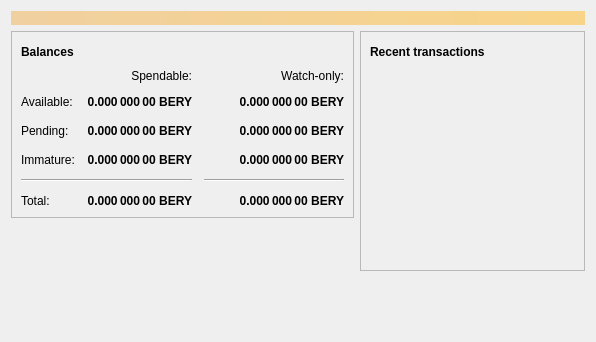
<?xml version="1.0" encoding="UTF-8"?>
<ui version="4.0">
 <class>OverviewPage</class>
 <widget class="QWidget" name="OverviewPage">
  <property name="geometry">
   <rect>
    <x>0</x>
    <y>0</y>
    <width>596</width>
    <height>342</height>
   </rect>
  </property>
  <property name="windowTitle">
   <string>Form</string>
  </property>
  <layout class="QVBoxLayout" name="topLayout">
   <item>
    <widget class="QLabel" name="labelAlerts">
     <property name="visible">
      <bool>false</bool>
     </property>
     <property name="styleSheet">
      <string notr="true">QLabel { background-color: qlineargradient(x1: 0, y1: 0, x2: 1, y2: 0, stop:0 #F0D0A0, stop:1 #F8D488); color:#000000; }</string>
     </property>
     <property name="wordWrap">
      <bool>true</bool>
     </property>
     <property name="margin">
      <number>3</number>
     </property>
     <property name="textInteractionFlags">
      <set>Qt::TextSelectableByMouse</set>
     </property>
    </widget>
   </item>
   <item>
    <layout class="QHBoxLayout" name="horizontalLayout" stretch="1,1">
     <item>
      <layout class="QVBoxLayout" name="verticalLayout_2">
       <item>
        <widget class="QFrame" name="frame">
         <property name="frameShape">
          <enum>QFrame::StyledPanel</enum>
         </property>
         <property name="frameShadow">
          <enum>QFrame::Raised</enum>
         </property>
         <layout class="QVBoxLayout" name="verticalLayout_4">
          <item>
           <layout class="QHBoxLayout" name="horizontalLayout_4">
            <item>
             <widget class="QLabel" name="label_5">
              <property name="font">
               <font>
                <weight>75</weight>
                <bold>true</bold>
               </font>
              </property>
              <property name="text">
               <string>Balances</string>
              </property>
             </widget>
            </item>
            <item>
             <widget class="QPushButton" name="labelWalletStatus">
              <property name="enabled">
               <bool>false</bool>
              </property>
              <property name="maximumSize">
               <size>
                <width>30</width>
                <height>16777215</height>
               </size>
              </property>
              <property name="toolTip">
               <string>The displayed information may be out of date. Your wallet automatically synchronizes with the Berycoin network after a connection is established, but this process has not completed yet.</string>
              </property>
              <property name="text">
               <string/>
              </property>
              <property name="icon">
               <iconset resource="../bitcoin.qrc">
                <normaloff>:/icons/warning</normaloff>
                <disabledoff>:/icons/warning</disabledoff>:/icons/warning</iconset>
              </property>
              <property name="iconSize">
               <size>
                <width>24</width>
                <height>24</height>
               </size>
              </property>
              <property name="flat">
               <bool>true</bool>
              </property>
             </widget>
            </item>
            <item>
             <spacer name="horizontalSpacer_3">
              <property name="orientation">
               <enum>Qt::Horizontal</enum>
              </property>
              <property name="sizeHint" stdset="0">
               <size>
                <width>40</width>
                <height>20</height>
               </size>
              </property>
             </spacer>
            </item>
           </layout>
          </item>
          <item>
           <layout class="QGridLayout" name="gridLayout">
            <property name="spacing">
             <number>12</number>
            </property>
            <item row="2" column="2">
             <widget class="QLabel" name="labelWatchPending">
              <property name="font">
               <font>
                <weight>75</weight>
                <bold>true</bold>
               </font>
              </property>
              <property name="cursor">
               <cursorShape>IBeamCursor</cursorShape>
              </property>
              <property name="toolTip">
               <string>Unconfirmed transactions to watch-only addresses</string>
              </property>
              <property name="text">
               <string notr="true">0.000 000 00 BERY</string>
              </property>
              <property name="alignment">
               <set>Qt::AlignRight|Qt::AlignTrailing|Qt::AlignVCenter</set>
              </property>
              <property name="textInteractionFlags">
               <set>Qt::LinksAccessibleByMouse|Qt::TextSelectableByKeyboard|Qt::TextSelectableByMouse</set>
              </property>
             </widget>
            </item>
            <item row="2" column="1">
             <widget class="QLabel" name="labelUnconfirmed">
              <property name="font">
               <font>
                <weight>75</weight>
                <bold>true</bold>
               </font>
              </property>
              <property name="cursor">
               <cursorShape>IBeamCursor</cursorShape>
              </property>
              <property name="toolTip">
               <string>Total of transactions that have yet to be confirmed, and do not yet count toward the spendable balance</string>
              </property>
              <property name="text">
               <string notr="true">0.000 000 00 BERY</string>
              </property>
              <property name="alignment">
               <set>Qt::AlignRight|Qt::AlignTrailing|Qt::AlignVCenter</set>
              </property>
              <property name="textInteractionFlags">
               <set>Qt::LinksAccessibleByMouse|Qt::TextSelectableByKeyboard|Qt::TextSelectableByMouse</set>
              </property>
             </widget>
            </item>
            <item row="3" column="2">
             <widget class="QLabel" name="labelWatchImmature">
              <property name="font">
               <font>
                <weight>75</weight>
                <bold>true</bold>
               </font>
              </property>
              <property name="cursor">
               <cursorShape>IBeamCursor</cursorShape>
              </property>
              <property name="toolTip">
               <string>Mined balance in watch-only addresses that has not yet matured</string>
              </property>
              <property name="text">
               <string notr="true">0.000 000 00 BERY</string>
              </property>
              <property name="alignment">
               <set>Qt::AlignRight|Qt::AlignTrailing|Qt::AlignVCenter</set>
              </property>
              <property name="textInteractionFlags">
               <set>Qt::LinksAccessibleByMouse|Qt::TextSelectableByKeyboard|Qt::TextSelectableByMouse</set>
              </property>
             </widget>
            </item>
            <item row="4" column="0" colspan="2">
             <widget class="Line" name="line">
              <property name="orientation">
               <enum>Qt::Horizontal</enum>
              </property>
             </widget>
            </item>
            <item row="4" column="2">
             <widget class="Line" name="lineWatchBalance">
              <property name="sizePolicy">
               <sizepolicy hsizetype="Preferred" vsizetype="Fixed">
                <horstretch>0</horstretch>
                <verstretch>0</verstretch>
               </sizepolicy>
              </property>
              <property name="minimumSize">
               <size>
                <width>140</width>
                <height>0</height>
               </size>
              </property>
              <property name="orientation">
               <enum>Qt::Horizontal</enum>
              </property>
             </widget>
            </item>
            <item row="5" column="0">
             <widget class="QLabel" name="labelTotalText">
              <property name="text">
               <string>Total:</string>
              </property>
             </widget>
            </item>
            <item row="3" column="1">
             <widget class="QLabel" name="labelImmature">
              <property name="font">
               <font>
                <weight>75</weight>
                <bold>true</bold>
               </font>
              </property>
              <property name="cursor">
               <cursorShape>IBeamCursor</cursorShape>
              </property>
              <property name="toolTip">
               <string>Mined balance that has not yet matured</string>
              </property>
              <property name="text">
               <string notr="true">0.000 000 00 BERY</string>
              </property>
              <property name="alignment">
               <set>Qt::AlignRight|Qt::AlignTrailing|Qt::AlignVCenter</set>
              </property>
              <property name="textInteractionFlags">
               <set>Qt::LinksAccessibleByMouse|Qt::TextSelectableByKeyboard|Qt::TextSelectableByMouse</set>
              </property>
             </widget>
            </item>
            <item row="2" column="3">
             <spacer name="horizontalSpacer_2">
              <property name="orientation">
               <enum>Qt::Horizontal</enum>
              </property>
              <property name="sizeHint" stdset="0">
               <size>
                <width>40</width>
                <height>20</height>
               </size>
              </property>
             </spacer>
            </item>
            <item row="3" column="0">
             <widget class="QLabel" name="labelImmatureText">
              <property name="text">
               <string>Immature:</string>
              </property>
             </widget>
            </item>
            <item row="5" column="1">
             <widget class="QLabel" name="labelTotal">
              <property name="font">
               <font>
                <weight>75</weight>
                <bold>true</bold>
               </font>
              </property>
              <property name="cursor">
               <cursorShape>IBeamCursor</cursorShape>
              </property>
              <property name="toolTip">
               <string>Your current total balance</string>
              </property>
              <property name="text">
               <string notr="true">0.000 000 00 BERY</string>
              </property>
              <property name="alignment">
               <set>Qt::AlignRight|Qt::AlignTrailing|Qt::AlignVCenter</set>
              </property>
              <property name="textInteractionFlags">
               <set>Qt::LinksAccessibleByMouse|Qt::TextSelectableByKeyboard|Qt::TextSelectableByMouse</set>
              </property>
             </widget>
            </item>
            <item row="5" column="2">
             <widget class="QLabel" name="labelWatchTotal">
              <property name="font">
               <font>
                <weight>75</weight>
                <bold>true</bold>
               </font>
              </property>
              <property name="cursor">
               <cursorShape>IBeamCursor</cursorShape>
              </property>
              <property name="toolTip">
               <string>Current total balance in watch-only addresses</string>
              </property>
              <property name="text">
               <string notr="true">0.000 000 00 BERY</string>
              </property>
              <property name="alignment">
               <set>Qt::AlignRight|Qt::AlignTrailing|Qt::AlignVCenter</set>
              </property>
              <property name="textInteractionFlags">
               <set>Qt::LinksAccessibleByMouse|Qt::TextSelectableByKeyboard|Qt::TextSelectableByMouse</set>
              </property>
             </widget>
            </item>
            <item row="0" column="2">
             <widget class="QLabel" name="labelWatchonly">
              <property name="text">
               <string>Watch-only:</string>
              </property>
              <property name="alignment">
               <set>Qt::AlignRight|Qt::AlignTrailing|Qt::AlignVCenter</set>
              </property>
             </widget>
            </item>
            <item row="1" column="0">
             <widget class="QLabel" name="labelBalanceText">
              <property name="text">
               <string>Available:</string>
              </property>
             </widget>
            </item>
            <item row="1" column="1">
             <widget class="QLabel" name="labelBalance">
              <property name="font">
               <font>
                <weight>75</weight>
                <bold>true</bold>
               </font>
              </property>
              <property name="cursor">
               <cursorShape>IBeamCursor</cursorShape>
              </property>
              <property name="toolTip">
               <string>Your current spendable balance</string>
              </property>
              <property name="text">
               <string notr="true">0.000 000 00 BERY</string>
              </property>
              <property name="alignment">
               <set>Qt::AlignRight|Qt::AlignTrailing|Qt::AlignVCenter</set>
              </property>
              <property name="textInteractionFlags">
               <set>Qt::LinksAccessibleByMouse|Qt::TextSelectableByKeyboard|Qt::TextSelectableByMouse</set>
              </property>
             </widget>
            </item>
            <item row="1" column="2">
             <widget class="QLabel" name="labelWatchAvailable">
              <property name="font">
               <font>
                <weight>75</weight>
                <bold>true</bold>
               </font>
              </property>
              <property name="cursor">
               <cursorShape>IBeamCursor</cursorShape>
              </property>
              <property name="toolTip">
               <string>Your current balance in watch-only addresses</string>
              </property>
              <property name="text">
               <string notr="true">0.000 000 00 BERY</string>
              </property>
              <property name="alignment">
               <set>Qt::AlignRight|Qt::AlignTrailing|Qt::AlignVCenter</set>
              </property>
              <property name="textInteractionFlags">
               <set>Qt::LinksAccessibleByMouse|Qt::TextSelectableByKeyboard|Qt::TextSelectableByMouse</set>
              </property>
             </widget>
            </item>
            <item row="2" column="0">
             <widget class="QLabel" name="labelPendingText">
              <property name="text">
               <string>Pending:</string>
              </property>
             </widget>
            </item>
            <item row="0" column="1">
             <widget class="QLabel" name="labelSpendable">
              <property name="text">
               <string>Spendable:</string>
              </property>
              <property name="alignment">
               <set>Qt::AlignRight|Qt::AlignTrailing|Qt::AlignVCenter</set>
              </property>
             </widget>
            </item>
           </layout>
          </item>
         </layout>
        </widget>
       </item>
       <item>
        <spacer name="verticalSpacer">
         <property name="orientation">
          <enum>Qt::Vertical</enum>
         </property>
         <property name="sizeHint" stdset="0">
          <size>
           <width>20</width>
           <height>40</height>
          </size>
         </property>
        </spacer>
       </item>
      </layout>
     </item>
     <item>
      <layout class="QVBoxLayout" name="verticalLayout_3">
       <item>
        <widget class="QFrame" name="frame_2">
         <property name="frameShape">
          <enum>QFrame::StyledPanel</enum>
         </property>
         <property name="frameShadow">
          <enum>QFrame::Raised</enum>
         </property>
         <layout class="QVBoxLayout" name="verticalLayout">
          <item>
           <layout class="QHBoxLayout" name="horizontalLayout_2">
            <item>
             <widget class="QLabel" name="label_4">
              <property name="font">
               <font>
                <weight>75</weight>
                <bold>true</bold>
               </font>
              </property>
              <property name="text">
               <string>Recent transactions</string>
              </property>
             </widget>
            </item>
            <item>
             <widget class="QPushButton" name="labelTransactionsStatus">
              <property name="enabled">
               <bool>false</bool>
              </property>
              <property name="maximumSize">
               <size>
                <width>30</width>
                <height>16777215</height>
               </size>
              </property>
              <property name="toolTip">
               <string>The displayed information may be out of date. Your wallet automatically synchronizes with the Berycoin network after a connection is established, but this process has not completed yet.</string>
              </property>
              <property name="text">
               <string/>
              </property>
              <property name="icon">
               <iconset resource="../bitcoin.qrc">
                <normaloff>:/icons/warning</normaloff>
                <disabledoff>:/icons/warning</disabledoff>:/icons/warning</iconset>
              </property>
              <property name="iconSize">
               <size>
                <width>24</width>
                <height>24</height>
               </size>
              </property>
              <property name="flat">
               <bool>true</bool>
              </property>
             </widget>
            </item>
            <item>
             <spacer name="horizontalSpacer">
              <property name="orientation">
               <enum>Qt::Horizontal</enum>
              </property>
              <property name="sizeHint" stdset="0">
               <size>
                <width>40</width>
                <height>20</height>
               </size>
              </property>
             </spacer>
            </item>
           </layout>
          </item>
          <item>
           <widget class="QListView" name="listTransactions">
            <property name="styleSheet">
             <string notr="true">QListView { background: transparent; }</string>
            </property>
            <property name="frameShape">
             <enum>QFrame::NoFrame</enum>
            </property>
            <property name="verticalScrollBarPolicy">
             <enum>Qt::ScrollBarAlwaysOff</enum>
            </property>
            <property name="horizontalScrollBarPolicy">
             <enum>Qt::ScrollBarAlwaysOff</enum>
            </property>
            <property name="selectionMode">
             <enum>QAbstractItemView::NoSelection</enum>
            </property>
           </widget>
          </item>
         </layout>
        </widget>
       </item>
       <item>
        <spacer name="verticalSpacer_2">
         <property name="orientation">
          <enum>Qt::Vertical</enum>
         </property>
         <property name="sizeHint" stdset="0">
          <size>
           <width>20</width>
           <height>40</height>
          </size>
         </property>
        </spacer>
       </item>
      </layout>
     </item>
    </layout>
   </item>
  </layout>
 </widget>
 <resources/>
 <connections/>
</ui>
